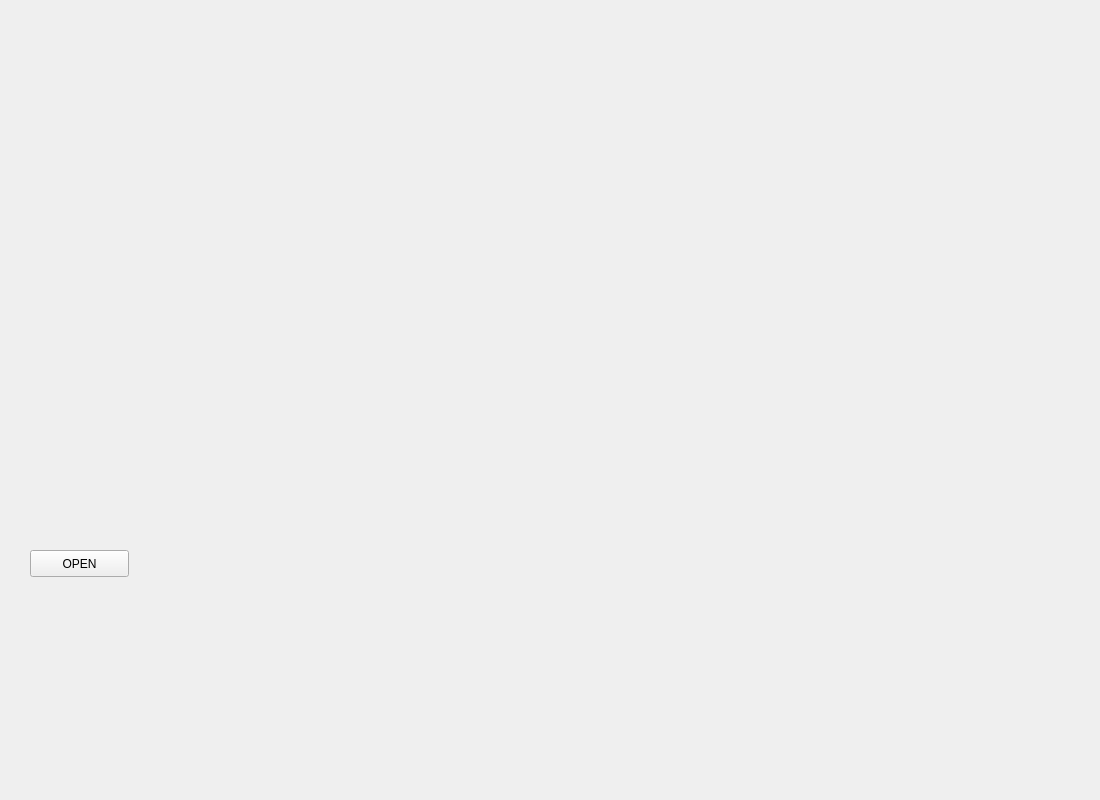
<?xml version="1.0" encoding="UTF-8"?>
<ui version="4.0">
 <class>SVGParsing</class>
 <widget class="QWidget" name="SVGParsing">
  <property name="geometry">
   <rect>
    <x>0</x>
    <y>0</y>
    <width>1100</width>
    <height>800</height>
   </rect>
  </property>
  <property name="windowTitle">
   <string>SVGParsing</string>
  </property>
  <widget class="QLabel" name="labelSvg">
   <property name="geometry">
    <rect>
     <x>26</x>
     <y>26</y>
     <width>1024</width>
     <height>512</height>
    </rect>
   </property>
   <property name="text">
    <string/>
   </property>
  </widget>
  <widget class="QPushButton" name="pushButton">
   <property name="geometry">
    <rect>
     <x>30</x>
     <y>550</y>
     <width>99</width>
     <height>27</height>
    </rect>
   </property>
   <property name="text">
    <string>OPEN</string>
   </property>
  </widget>
 </widget>
 <layoutdefault spacing="6" margin="11"/>
 <resources/>
 <connections/>
</ui>
